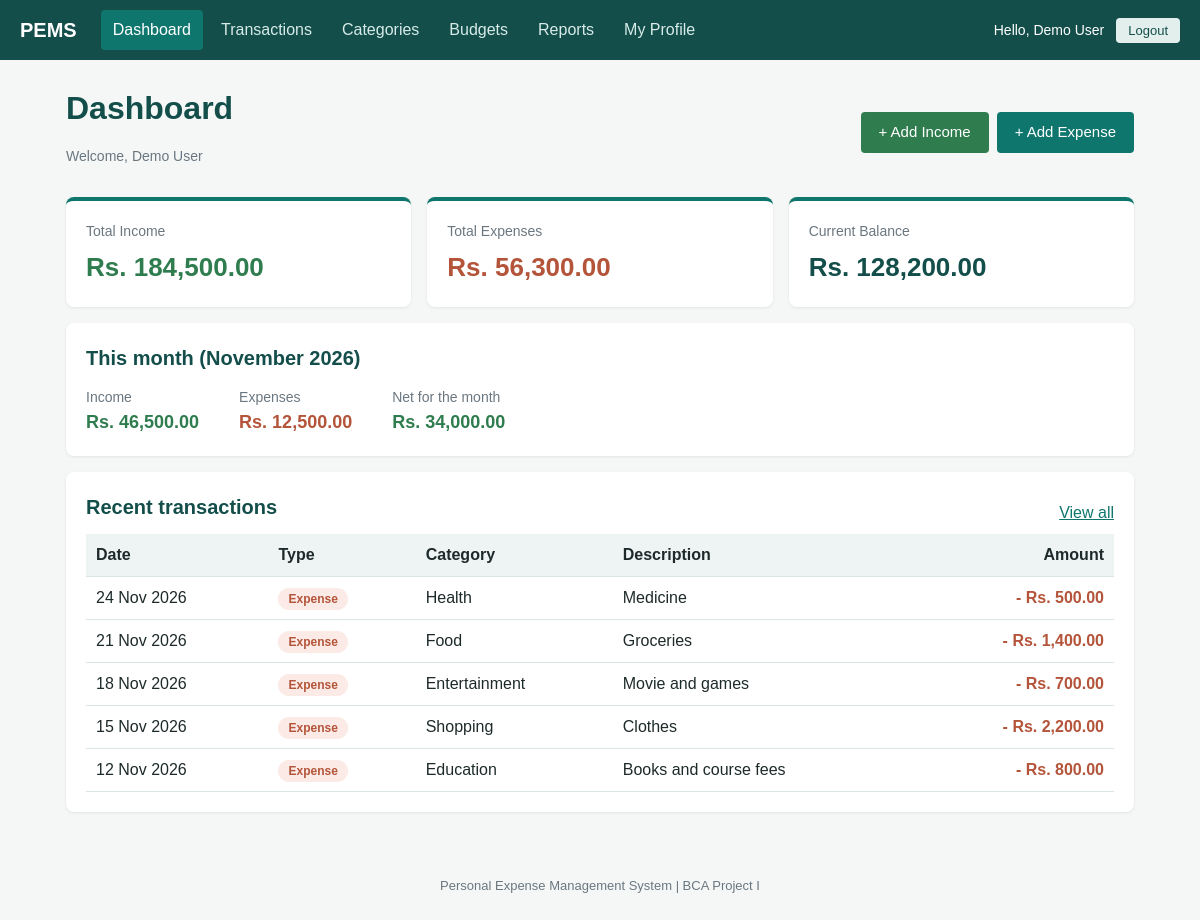
Page /dashboard/index.php (signed in) on the committed database.
### tables this page shows
CREATE TABLE IF NOT EXISTS transactions (
    transaction_id    INT UNSIGNED NOT NULL AUTO_INCREMENT,
    user_id           INT UNSIGNED NOT NULL,
    category_id       INT UNSIGNED NOT NULL,
    amount            DECIMAL(12,2) NOT NULL,
    type              ENUM('income','expense') NOT NULL,
    description       VARCHAR(255) NOT NULL DEFAULT '',
    transaction_date  DATE NOT NULL,
    created_at        TIMESTAMP NOT NULL DEFAULT CURRENT_TIMESTAMP,
    PRIMARY KEY (transaction_id),
    KEY idx_tx_user_date (user_id, transaction_date),    
    KEY idx_tx_user_type (user_id, type),
    KEY idx_tx_category (category_id),
    CONSTRAINT chk_tx_amount CHECK (amount > 0),
    CONSTRAINT fk_tx_user
        FOREIGN KEY (user_id) REFERENCES users (user_id)
        ON DELETE CASCADE,
    CONSTRAINT fk_tx_category
        FOREIGN KEY (category_id) REFERENCES categories (category_id)
        ON DELETE RESTRICT                           
);

CREATE TABLE IF NOT EXISTS categories (
    category_id    INT UNSIGNED NOT NULL AUTO_INCREMENT,
    user_id        INT UNSIGNED NOT NULL,
    category_name  VARCHAR(50) NOT NULL,
    category_type  ENUM('income','expense') NOT NULL DEFAULT 'expense',
    status         ENUM('active','inactive') NOT NULL DEFAULT 'active',
    PRIMARY KEY (category_id),
    UNIQUE KEY uq_category_per_user (user_id, category_name, category_type),
    CONSTRAINT fk_categories_user
        FOREIGN KEY (user_id) REFERENCES users (user_id)
        ON DELETE CASCADE                           
);

### includes/functions.php (called while the page is built, shortened)
<?php
function e($value): string
{
    return htmlspecialchars((string) $value, ENT_QUOTES, 'UTF-8');
}
function is_logged_in(): bool
{
    return isset($_SESSION['user_id']);
}
function format_money($amount): string
{
    return 'Rs. ' . number_format((float) $amount, 2);
}

### dashboard/index.php (the view, shortened to what this page needs)
<?php
require_once __DIR__ . '/../includes/auth_check.php';
$userId = current_user_id();
$stmt = $pdo->prepare(
    "SELECT
        COALESCE(SUM(CASE WHEN type = 'income'  THEN amount END), 0) AS total_income,
        COALESCE(SUM(CASE WHEN type = 'expense' THEN amount END), 0) AS total_expense,
        COALESCE(SUM(CASE WHEN type = 'income'  THEN amount END), 0)
          - COALESCE(SUM(CASE WHEN type = 'expense' THEN amount END), 0) AS balance,
        COUNT(*) AS transaction_count
     FROM transactions
     WHERE user_id = ?"
);
$stmt->execute([$userId]);
$totals = $stmt->fetch();
$monthStart = date('Y-m-01');
$monthEnd   = date('Y-m-t');
$stmt = $pdo->prepare(
    "SELECT
        COALESCE(SUM(CASE WHEN type = 'income'  THEN amount END), 0) AS month_income,
        COALESCE(SUM(CASE WHEN type = 'expense' THEN amount END), 0) AS month_expense
     FROM transactions
     WHERE user_id = ? AND transaction_date BETWEEN ? AND ?"
);
$stmt->execute([$userId, $monthStart, $monthEnd]);
$month = $stmt->fetch();
$stmt = $pdo->prepare(
    'SELECT t.transaction_id, t.amount, t.type, t.description, t.transaction_date, c.category_name
     FROM transactions t
     JOIN categories c ON c.category_id = t.category_id
     WHERE t.user_id = ?
     ORDER BY t.transaction_date DESC, t.transaction_id DESC
     LIMIT 5'
);
$stmt->execute([$userId]);
$recent = $stmt->fetchAll();
$hasTransactions = ((int) $totals['transaction_count'] > 0);
$monthNet        = $month['month_income'] - $month['month_expense'];
require __DIR__ . '/../includes/header.php';
?>
<div class="page-header">
    <div>
        <h1>Dashboard</h1>
        <p class="muted">Welcome, <?php echo e($_SESSION['full_name']); ?></p>
    </div>
    <div class="btn-group">
        <a class="btn btn-success" href="<?php echo BASE_URL; ?>/transactions/add.php?type=income">+ Add Income</a>
        <a class="btn btn-primary" href="<?php echo BASE_URL; ?>/transactions/add.php?type=expense">+ Add Expense</a>
    </div>
</div>
<div class="stats-grid">
    <div class="stat-card">
        <div class="stat-label">Total Income</div>
        <div class="stat-value stat-income"><?php echo e(format_money($totals['total_income'])); ?></div>
    </div>
    <div class="stat-card">
        <div class="stat-label">Total Expenses</div>
        <div class="stat-value stat-expense"><?php echo e(format_money($totals['total_expense'])); ?></div>
    </div>
    <div class="stat-card">
        <div class="stat-label">Current Balance</div>
        <div class="stat-value <?php echo $totals['balance'] < 0 ? 'stat-expense' : 'stat-balance'; ?>">
            <?php echo e(format_money($totals['balance'])); ?>
        </div>
    </div>
</div>
<div class="card">
    <h2>This month (<?php echo e(date('F Y')); ?>)</h2>
    <div class="month-summary">
        <div><span class="muted">Income</span><br><strong class="amount-income"><?php echo e(format_money($month['month_income'])); ?></strong></div>
        <div><span class="muted">Expenses</span><br><strong class="amount-expense"><?php echo e(format_money($month['month_expense'])); ?></strong></div>
        <div><span class="muted">Net for the month</span><br><strong class="<?php echo $monthNet < 0 ? 'amount-expense' : 'amount-income'; ?>"><?php echo e(format_money($monthNet)); ?></strong></div>
    </div>
</div>
<div class="card">
    <div class="card-header">
        <h2>Recent transactions</h2>
        <?php if ($hasTransactions): ?>
            <a href="<?php echo BASE_URL; ?>/transactions/index.php">View all</a>
        <?php endif; ?>
    </div>
<?php if (!$hasTransactions): ?>
    <p class="empty-state">You have not recorded any transactions yet.<br>
       Start with "Add Income" or "Add Expense" and your totals will appear here.</p>
<?php else: ?>
    <div class="table-wrap">
    <table>
        <tr>
            <th>Date</th>
            <th>Type</th>
            <th>Category</th>
            <th>Description</th>
            <th class="text-right">Amount</th>
        </tr>
        <?php foreach ($recent as $t): ?>
        <tr>
            <td><?php echo e(date('d M Y', strtotime($t['transaction_date']))); ?></td>
            <td><span class="badge badge-<?php echo e($t['type']); ?>"><?php echo e(ucfirst($t['type'])); ?></span></td>
            <td><?php echo e($t['category_name']); ?></td>
            <td><?php echo e($t['description']); ?></td>
            <td class="text-right amount-<?php echo e($t['type']); ?>">
                <?php echo $t['type'] === 'income' ? '+' : '-'; ?> <?php echo e(format_money($t['amount'])); ?>
            </td>
        </tr>
        <?php endforeach; ?>
    </table>
    </div>
<?php endif; ?>
</div>
<?php require __DIR__ . '/../includes/footer.php'; ?>

### includes/header.php (shortened to what this page needs)
<?php
require_once __DIR__ . '/functions.php';
$bodyClass = $bodyClass ?? '';
?>
<!DOCTYPE html>
<html lang="en">
<head>
    <link rel="stylesheet" href="<?php echo BASE_URL; ?>/assets/css/style.css?v=<?php echo filemtime(__DIR__ . '/../assets/css/style.css'); ?>">
</head>
<body class="<?php echo e($bodyClass); ?>">
<?php if (is_logged_in()) { require __DIR__ . '/navbar.php'; } ?>
<main class="container">

### includes/navbar.php (shortened to what this page needs)
<?php
function nav_active(string $path): string
{
    return strpos($_SERVER['SCRIPT_NAME'], $path) !== false ? 'active' : '';
}
?>
<nav class="navbar" id="navbar">
    <a class="brand" href="<?php echo BASE_URL; ?>/dashboard/index.php">PEMS</a>
    <ul class="nav-links">
        <li><a class="<?php echo nav_active('/dashboard/'); ?>" href="<?php echo BASE_URL; ?>/dashboard/index.php">Dashboard</a></li>
        <li><a class="<?php echo nav_active('/transactions/'); ?>" href="<?php echo BASE_URL; ?>/transactions/index.php">Transactions</a></li>
        <li><a class="<?php echo nav_active('/categories/'); ?>" href="<?php echo BASE_URL; ?>/categories/index.php">Categories</a></li>
        <li><a class="<?php echo nav_active('/budgets/'); ?>" href="<?php echo BASE_URL; ?>/budgets/index.php">Budgets</a></li>
        <li><a class="<?php echo nav_active('/reports/'); ?>" href="<?php echo BASE_URL; ?>/reports/monthly.php">Reports</a></li>
        <li><a class="<?php echo nav_active('/auth/profile.php'); ?>" href="<?php echo BASE_URL; ?>/auth/profile.php">My Profile</a></li>
    </ul>
    <div class="nav-user">
        <span>Hello, <?php echo e($_SESSION['full_name'] ?? ''); ?></span>
        <form method="post" action="<?php echo BASE_URL; ?>/auth/logout.php">
            <button type="submit" class="btn btn-small btn-light">Logout</button>
        </form>
    </div>
</nav>

### includes/footer.php (shortened to what this page needs)
</main>
<footer class="site-footer">
    Personal Expense Management System | BCA Project I
</footer>
</body>
</html>

### assets/css/style.css (style rules this page uses)
:root { --primary: #0f766e; --primary-dark: #134e4a; --bg: #f4f7f6; --card: #ffffff; --text: #1e2a2a; --muted: #6b7780; --border: #dde5e3; --danger: #b4543a; --success: #2f7d4f; --income: #2f7d4f; --expense: #b4543a; }
* { box-sizing: border-box; }
body { margin: 0; min-height: 100vh; display: flex; flex-direction: column; font-family: Arial, Helvetica, sans-serif; background: var(--bg); color: var(--text); line-height: 1.5; }
h1 { color: var(--primary-dark); margin: 0 0 16px; }
h2 { color: var(--primary-dark); margin: 0 0 12px; font-size: 20px; }
a { color: var(--primary); }
.muted { color: var(--muted); font-size: 14px; }
.container { max-width: 1100px; width: 100%; margin: 24px auto; padding: 0 16px; flex: 1; }
.site-footer { text-align: center; color: var(--muted); font-size: 13px; padding: 24px 0; }
.navbar { background: var(--primary-dark); color: #fff; display: flex; align-items: center; gap: 24px; padding: 10px 20px; flex-wrap: wrap; }
.navbar .brand { color: #fff; font-size: 20px; font-weight: bold; text-decoration: none; }
.nav-links { list-style: none; margin: 0; padding: 0; display: flex; gap: 6px; flex: 1; flex-wrap: wrap; }
.nav-links a { color: #d7ebe8; text-decoration: none; padding: 8px 12px; border-radius: 4px; display: block; }
.nav-links a:hover, .nav-links a.active { background: var(--primary); color: #fff; }
.nav-user { display: flex; align-items: center; gap: 12px; font-size: 14px; }
.nav-user form { margin: 0; }
.card { background: var(--card); border-radius: 8px; padding: 20px; margin-bottom: 16px; box-shadow: 0 1px 3px rgba(0, 0, 0, 0.08); }
.btn { display: inline-block; padding: 9px 18px; border: none; border-radius: 4px; font-size: 15px; cursor: pointer; text-decoration: none; }
.btn-primary { background: var(--primary); color: #fff; }
.btn-light { background: #e3efed; color: var(--primary-dark); }
.btn-small { padding: 5px 12px; font-size: 13px; }
table { width: 100%; border-collapse: collapse; }
th, td { text-align: left; padding: 9px 10px; border-bottom: 1px solid var(--border); }
th { background: #eef4f3; }
.page-header { display: flex; justify-content: space-between; align-items: center; margin-bottom: 16px; flex-wrap: wrap; gap: 10px; }
.page-header h1 { margin: 0; }
.badge { display: inline-block; padding: 2px 10px; border-radius: 12px; font-size: 12px; font-weight: bold; }
.badge-expense { background: #fbeae5; color: var(--expense); }
.table-wrap { overflow-x: auto; }
.btn-success { background: var(--income); color: #fff; }
.btn-group { display: flex; gap: 8px; flex-wrap: wrap; }
.text-right { text-align: right; }
.amount-income { color: var(--income); font-weight: bold; white-space: nowrap; }
.amount-expense { color: var(--expense); font-weight: bold; white-space: nowrap; }
.stats-grid { display: grid; grid-template-columns: repeat(3, 1fr); gap: 16px; margin-bottom: 16px; }
.stat-card { background: var(--card); border-radius: 8px; padding: 20px; box-shadow: 0 1px 3px rgba(0, 0, 0, 0.08); border-top: 4px solid var(--primary); }
.stat-label { color: var(--muted); font-size: 14px; margin-bottom: 6px; }
.stat-value { font-size: 26px; font-weight: bold; }
.stat-income { color: var(--income); }
.stat-expense { color: var(--expense); }
.stat-balance { color: var(--primary-dark); }
.month-summary { display: flex; gap: 40px; flex-wrap: wrap; }
.month-summary strong { font-size: 18px; }
.card-header { display: flex; justify-content: space-between; align-items: center; }

### rows in the picture
transactions: transaction_date "24 Nov 2026", type "Expense", category.category_name "Health", description "Medicine", amount "Rs. 500.00"
transactions: transaction_date "21 Nov 2026", type "Expense", category.category_name "Food", description "Groceries", amount "Rs. 1,400.00"
transactions: transaction_date "18 Nov 2026", type "Expense", category.category_name "Entertainment", description "Movie and games", amount "Rs. 700.00"
transactions: transaction_date "15 Nov 2026", type "Expense", category.category_name "Shopping", description "Clothes", amount "Rs. 2,200.00"
transactions: transaction_date "12 Nov 2026", type "Expense", category.category_name "Education", description "Books and course fees", amount "Rs. 800.00"

### other values in the picture
$_SESSION['full_name'] "Demo User"
format_money($totals['total_income']) "Rs. 184,500.00"
format_money($totals['total_expense']) "Rs. 56,300.00"
format_money($totals['balance']) "Rs. 128,200.00"
format_money($month['month_income']) "Rs. 46,500.00"
format_money($month['month_expense']) "Rs. 12,500.00"
format_money($monthNet) "Rs. 34,000.00"
